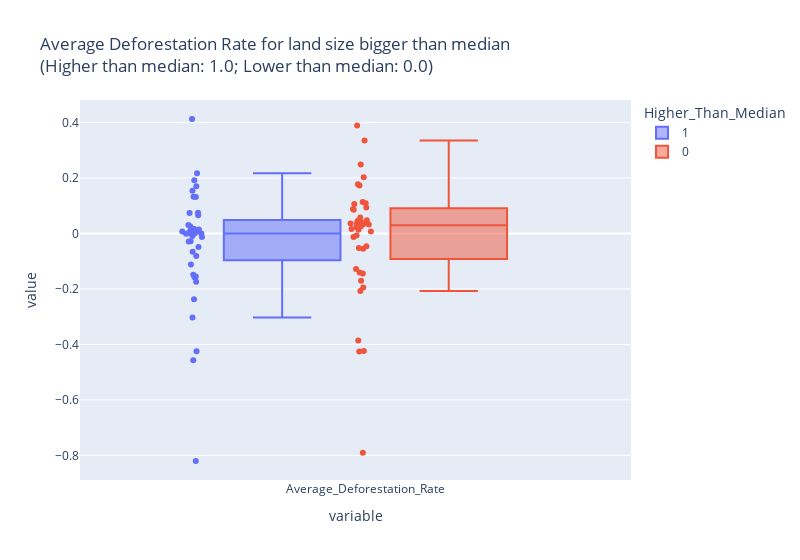

Notebook code for this chart:
### Code cell
fig_box = px.box(last_df,                                           # Specify data frame
                 y=["Average_Deforestation_Rate"],                       # Select posrecip and negrecip variables
                 points="all",                                     # Include all observations as data points
                 color = 'Higher_Than_Median',                                # Color (and group by) column "Cluster"
                 labels = {"Cluster": "Altruism"},                 # Rename "Cluster" as "Altruism" in our legend
                 title = """Average Deforestation Rate for land size bigger than median 
                 <br>(Higher than median: 1.0; Lower than median: 0.0)""")       # Always add a title!
fig_box.update_layout(autosize=False, width = 800)                # Specify width (by default, full notebook cell)
fig_box

### Figure 1 — Plotly figure (JSON) as saved in the notebook; plotly's stock layout.template omitted (floating-point values rounded to 4 significant figures)
{"data": [{"alignmentgroup": "True", "boxpoints": "all", "hovertemplate": "Higher_Than_Median=1<br>variable=%{x}<br>value=%{y}<extra></extra>", "legendgroup": "1", "marker": {"color": "#636efa"}, "name": "1", "notched": false, "offsetgroup": "1", "orientation": "v", "showlegend": true, "type": "box", "x": ["Average_Deforestation_Rate", "Average_Deforestation_Rate", "Average_Deforestation_Rate", "Average_Deforestation_Rate", "Average_Deforestation_Rate", "Average_Deforestation_Rate", "Average_Deforestation_Rate", "Average_Deforestation_Rate", "Average_Deforestation_Rate", "Average_Deforestation_Rate", "Average_Deforestation_Rate", "Average_Deforestation_Rate", "Average_Deforestation_Rate", "Average_Deforestation_Rate", "Average_Deforestation_Rate", "Average_Deforestation_Rate", "Average_Deforestation_Rate", "Average_Deforestation_Rate", "Average_Deforestation_Rate", "Average_Deforestation_Rate", "Average_Deforestation_Rate", "Average_Deforestation_Rate", "Average_Deforestation_Rate", "Average_Deforestation_Rate", "Average_Deforestation_Rate", "Average_Deforestation_Rate", "Average_Deforestation_Rate", "Average_Deforestation_Rate", "Average_Deforestation_Rate", "Average_Deforestation_Rate", "Average_Deforestation_Rate", "Average_Deforestation_Rate", "Average_Deforestation_Rate", "Average_Deforestation_Rate", "Average_Deforestation_Rate", "Average_Deforestation_Rate", "Average_Deforestation_Rate", "Average_Deforestation_Rate", "Average_Deforestation_Rate", "Average_Deforestation_Rate"], "x0": " ", "xaxis": "x", "y": [0, 0.007239, -0.425, -0.08162, 0.01196, -0.3029, -0.1745, 0.03078, 0.1538, 0.2172, -0.1554, -0.2374, -0.0006498, -0.1577, 0.1701, 0.006594, 0.07392, 0.1922, 0.005506, -0.02796, 0, -0.06587, 0.0251, -0.4574, 0.01003, -0.009359, -0.04875, -0.8202, -0.1115, -0.01308, 0.06558, 0.01739, -0.02864, 0.1326, 0.1316, 0.01453, 0.0745, 0.4126, 0, -0.1485], "y0": " ", "yaxis": "y"}, {"alignmentgroup": "True", "boxpoints": "all", "hovertemplate": "Higher_Than_Median=0<br>variable=%{x}<br>value=%{y}<extra></extra>", "legendgroup": "0", "marker": {"color": "#EF553B"}, "name": "0", "notched": false, "offsetgroup": "0", "orientation": "v", "showlegend": true, "type": "box", "x": ["Average_Deforestation_Rate", "Average_Deforestation_Rate", "Average_Deforestation_Rate", "Average_Deforestation_Rate", "Average_Deforestation_Rate", "Average_Deforestation_Rate", "Average_Deforestation_Rate", "Average_Deforestation_Rate", "Average_Deforestation_Rate", "Average_Deforestation_Rate", "Average_Deforestation_Rate", "Average_Deforestation_Rate", "Average_Deforestation_Rate", "Average_Deforestation_Rate", "Average_Deforestation_Rate", "Average_Deforestation_Rate", "Average_Deforestation_Rate", "Average_Deforestation_Rate", "Average_Deforestation_Rate", "Average_Deforestation_Rate", "Average_Deforestation_Rate", "Average_Deforestation_Rate", "Average_Deforestation_Rate", "Average_Deforestation_Rate", "Average_Deforestation_Rate", "Average_Deforestation_Rate", "Average_Deforestation_Rate", "Average_Deforestation_Rate", "Average_Deforestation_Rate", "Average_Deforestation_Rate", "Average_Deforestation_Rate", "Average_Deforestation_Rate", "Average_Deforestation_Rate", "Average_Deforestation_Rate", "Average_Deforestation_Rate", "Average_Deforestation_Rate", "Average_Deforestation_Rate", "Average_Deforestation_Rate", "Average_Deforestation_Rate", "Average_Deforestation_Rate"], "x0": " ", "xaxis": "x", "y": [0.03251, -0.006993, 0.03558, 0.08554, -0.0129, 0.1131, 0.03303, -0.3854, -0.4233, 0.2488, 0.1727, 0.04467, 0.3891, 0.02618, 0.2023, -0.2073, 0.04042, 0.1063, -0.1443, 0.04743, 0.3348, -0.1283, -0.1702, 0.03531, -0.4252, -0.0555, 0.05748, 0.01606, -0.7901, 0.09345, -0.141, 0.0135, 0.1092, -0.1948, 0.006803, -0.0457, 0.08835, 0.02237, -0.05194, 0.1774], "y0": " ", "yaxis": "y"}], "layout": {"autosize": false, "boxmode": "group", "legend": {"title": {"text": "Higher_Than_Median"}, "tracegroupgap": 0}, "title": {"text": "Average Deforestation Rate for land size bigger than median \n                 <br>(Higher than median: 1.0; Lower than median: 0.0)"}, "width": 800, "xaxis": {"anchor": "y", "domain": [0, 1], "title": {"text": "variable"}}, "yaxis": {"anchor": "x", "domain": [0, 1], "title": {"text": "value"}}}}
